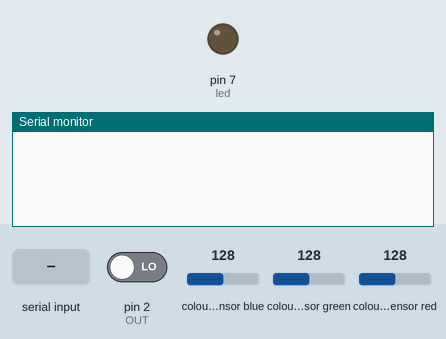
Simulated run of this sketch. Board: Arduino Uno, built with avr-gcc and run on an emulated ATmega328P. Shown: output pins drawn as LEDs (lit = HIGH), the last lines printed to the serial monitor. Wiring (inferred from the names in the program): TCS3200 colour sensor: output pin 2; S2 pin 4; S3 pin 3; S0 pin 6; S1 pin 5. The inputs (shaded band) are chosen by the test bench; at power-on: pin 2 (OUT) LOW, colour sensor blue 128, colour sensor green 128, colour sensor red 128. Pins used as bus, display or sensor lines are not drawn.

Above: at 1.2 s.
1.3 s: "90,45\n" received over Serial
At 2.5 s:
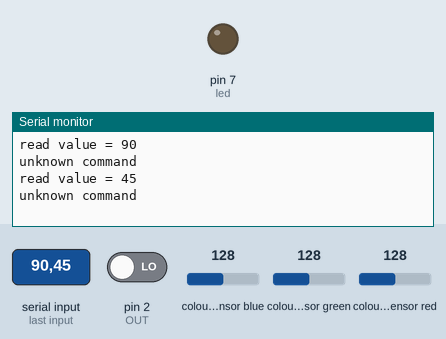
2.8 s: "30,150\n" received over Serial
At 4.0 s:
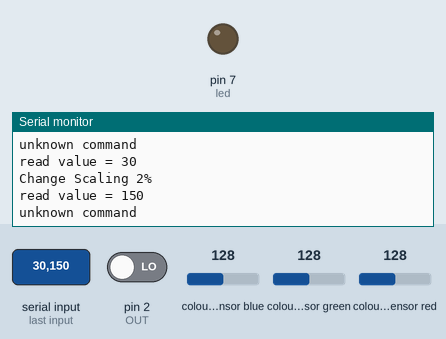
4.3 s: "0\n" received over Serial
At 8.4 s:
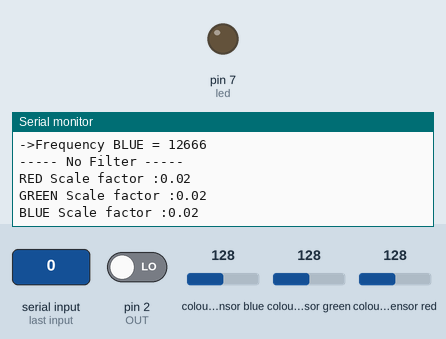
Timing chart, 0 to 9.9 s (numbered marks = the images above; inputs shaded):
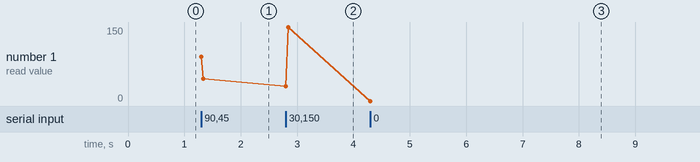

Measured:
- after the input at 1.3 s, the serial monitor: prints a new line at once (image 1)
- after the input at 2.8 s, the serial monitor: prints a new line at once (image 2)
- after the input at 4.3 s, the serial monitor: prints a new line at once (image 3)
- plotted number 1: 45 → 150 after the input at 2.8 s, 150 → 0 after the input at 4.3 s

The sketch:

colorSensorMasterDebug.ino
```cpp
#define led 7 //led
#define S0    6   //物体表面的反射光越强，TCS3002D内置振荡器产生的方波频率越高，
#define S1    5  //S0和S1的组合决定输出信号频率比例因子，比例因子为2%
//比率因子为TCS3200传感器OUT引脚输出信号频率与其内置振荡器频率之比
#define S2     4   //S2和S3的组合决定让红、绿、蓝，哪种光线通过滤波器
#define S3     3
#define OUT    2

int   g_count = 0;    // count the frequecy
int   g_array[3];     // store the RGB value
float g_SF[3];        // save the RGB Scale factor


//初始化
void TSC_Init()
{
  pinMode(led, OUTPUT);
  pinMode(S0, OUTPUT);
  pinMode(S1, OUTPUT);
  pinMode(S2, OUTPUT);
  pinMode(S3, OUTPUT);
  pinMode(OUT, INPUT);

  //比例
  //S0 L S1 H 2%
  //S0 H S1 L 20%
  //S0 H S1 H 100%
  changScaling(0);
}

//选择颜色过滤
//滤波类型
//S2 L S3 L 红色
//S2 L S3 H 蓝色
//S2 H S3 L 无
//S2 H S3 H 绿色
void TSC_FilterColor(int Level01, int Level02)
{
  if (Level01 != 0)
    Level01 = HIGH;

  if (Level02 != 0)
    Level02 = HIGH;

  digitalWrite(S2, Level01);
  digitalWrite(S3, Level02);
}

//频率加一
void TSC_Count() {
  g_count ++ ;
}

//读取频率
int readFrequecy(int type)
{
  switch (type)
  {
    case 0:
      Serial.print("->Frequency RED = ");
      g_count = 0;
      TSC_FilterColor(LOW, LOW);//Filter without Red
      delay(1000);
      //保存起来
      g_array[0] = g_count;
      Serial.println(g_array[0]);
      return g_array[0];
    case 1:
      Serial.print("->Frequency GREEN = ");
      g_count = 0;
      TSC_FilterColor(HIGH, HIGH);//Filter without Green
      delay(1000);
      //保存起来
      g_array[1] = g_count;
      Serial.println(g_array[1]);
      return g_array[1];
    case 2:
      Serial.print("->Frequency BLUE = ");
      g_count = 0;
      TSC_FilterColor(LOW, HIGH);
      delay(1000);
      //保存起来
      g_array[2] = g_count;
      Serial.println(g_array[2]);
      return g_array[2];
    default:
      Serial.println("----- No Filter -----");
      g_count = 0;
      TSC_FilterColor(HIGH, LOW);             //Clear(no filter)
      return 0;
  }
}

//读取红绿蓝三个频率
void readAllFrequecy() {
  readFrequecy(0);
  readFrequecy(1);
  readFrequecy(2);
  readFrequecy(3);
}

//改变比例
void changScaling(int type) {
  if (type == 1) {
    Serial.println("Change Scaling 20%");
    //设置为20%
    digitalWrite(S0, HIGH);
    digitalWrite(S1, LOW);
  } else if (type == 2 ) {
    Serial.println("Change Scaling 100%");
    //设置为100
    digitalWrite(S0, HIGH);
    digitalWrite(S1, HIGH);
  } else {
    Serial.println("Change Scaling 2%");
    //设置为2%
    digitalWrite(S0, LOW);
    digitalWrite(S1, HIGH);
  }
}


//白平衡校验
void whiteBlance() {
  readAllFrequecy();

  g_SF[0] = 255.0 / g_array[0];    //R Scale factor
  g_SF[1] = 255.0 / g_array[1] ;   //G Scale factor
  g_SF[2] = 255.0 / g_array[2] ;   //B Scale factor

  Serial.print("RED Scale factor :");
  Serial.println(g_SF[0]);
  Serial.print("GREEN Scale factor :");
  Serial.println(g_SF[1]);
  Serial.print("BLUE Scale factor :");
  Serial.println(g_SF[2]);
}

//读取颜色
void readColor() {
  readAllFrequecy();
  Serial.print("the color : ");
  for (int i = 0; i < 3; i++) {
    int v = int(g_array[i] * g_SF[i]);
    Serial.print(v > 255 ? 255 : v);
    if (i < 2)
      Serial.print(" , ");
  }
  Serial.println("");
}

/**
   获取红色
*/
void getRed() {
  int v = readFrequecy(0);
  readFrequecy(3);
  int red = int(v * g_SF[0]);
  Serial.print("the color : ");
  Serial.print(red > 255 ? 255 : red);
  Serial.println(" , 0 , 0");
}

/**
   获取绿色
*/
void getGreen() {
  int v = readFrequecy(1);
  readFrequecy(3);
  int green = int(v * g_SF[1]);
  Serial.print("the color : 0 , ");
  Serial.print(green > 255 ? 255 : green);
  Serial.println(" , 0");
}

/**
   获取蓝色
*/
void getBlue() {
  int v = readFrequecy(2);
  readFrequecy(3);
  int blue = int(v * g_SF[2]);
  Serial.print("the color : 0 , 0 , ");
  Serial.print(blue > 255 ? 255 : blue);
  Serial.println("");
}

void( *resetFunc) (void) = 0;

void setup()
{
  TSC_Init();
  Serial.begin(9600);

  attachInterrupt(0, TSC_Count, RISING);

  for (int i = 0; i < 3; i++) {
    g_SF[i] = 1;
  }
}

void loop()
{
  //通过串口控制
  while (Serial.available() > 0) {
    int v = Serial.parseInt();
    Serial.read();
    Serial.print("read value = ");
    Serial.println(v);

    //根据读到的值进行操作
    switch (v)  {
      case 0:
        //进行白平衡
        whiteBlance();
        break;
      case 1:
        //读取颜色
        readColor();
        break;
      case 2:
        //只取红色
        getRed();
        break;
      case 3:
        //只取绿色
        getGreen();
        break;
      case 4:
        //只取蓝色
        getBlue();
        break;
      case 11://关灯
        Serial.println("led low");
        digitalWrite(led, LOW);
        break;
      case 12: //开灯
        Serial.println("led high");
        digitalWrite(led, HIGH);
        break;
      case 30:// 2% 的比例
        changScaling(0);
        break;
      case 31: // 20% 的比例
        changScaling(1);
        break;
      case 32: // 100% 的比例
        changScaling(2);
        break;
      default:
        Serial.println("unknown command");
    }
  }

}
```
